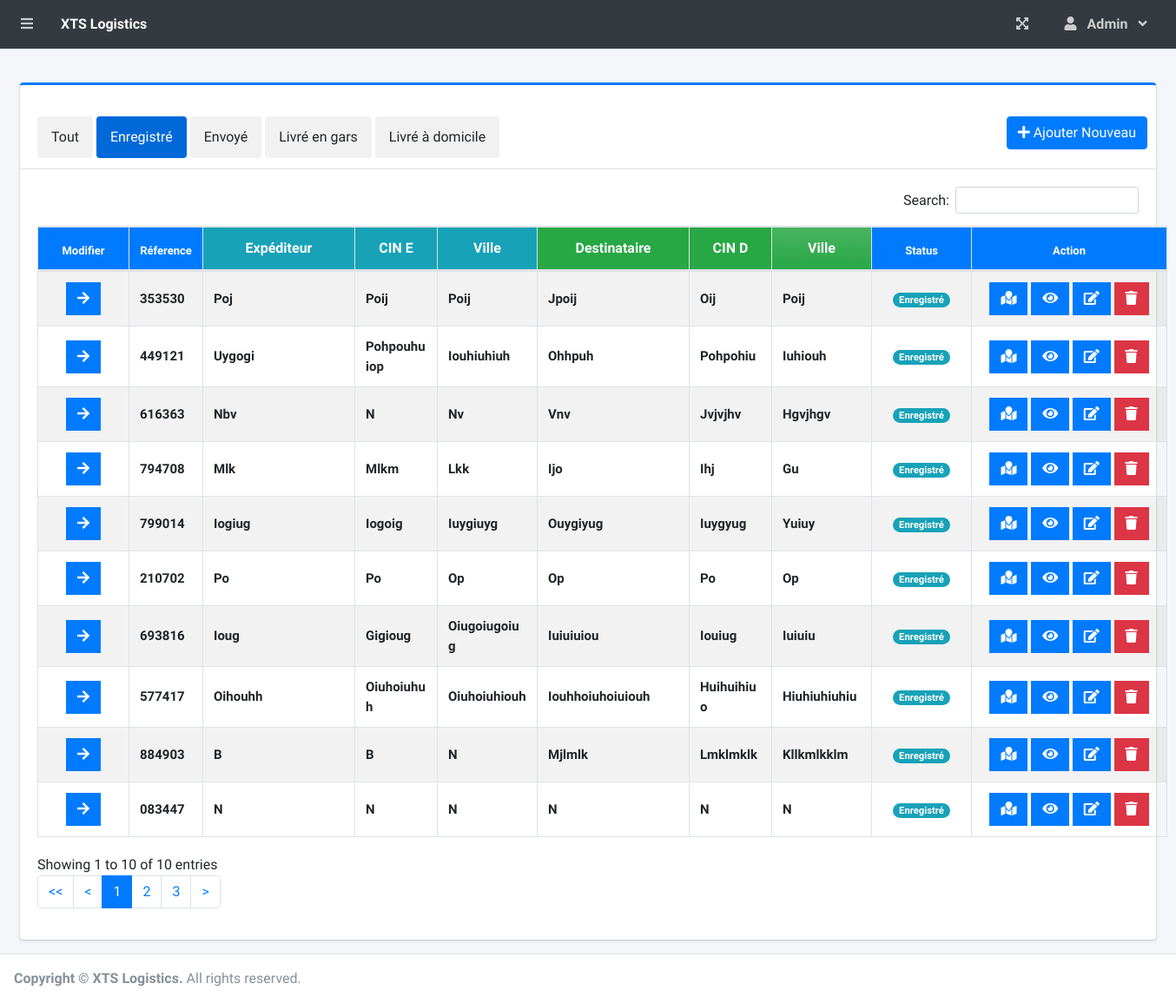
Page /index.php?page=parcel_list&s=0&p=1 (signed in) on the committed database.
### tables this page shows
CREATE TABLE `parcels` (
  `id` int(30) NOT NULL,
  `reference` varchar(100) NOT NULL,
  `expedition_number` varchar(100) NOT NULL,
  `sender_name` text NOT NULL,
  `sender_id` varchar(100) NOT NULL,
  `sender_city` varchar(100) NOT NULL,
  `sender_address` text DEFAULT NULL,
  `sender_contact` text NOT NULL,
  `recipient_name` text NOT NULL,
  `recipient_cin` varchar(100) NOT NULL,
  `recipient_city` text NOT NULL,
  `recipient_address` text NOT NULL,
  `recipient_contact` text NOT NULL,
  `type` int(1) NOT NULL COMMENT '1=Domicile, 2=Agence',
  `type_expedition` int(1) NOT NULL COMMENT '1=Express, 2=Simple',
  `from_branch_id` varchar(30) NOT NULL,
  `to_branch_id` varchar(30) NOT NULL,
  `weight` float NOT NULL,
  `number` int(11) NOT NULL,
  `taxateur` int(11) NOT NULL,
  `code_ramasseur` varchar(20) NOT NULL,
  `type_retour_de_fond` int(1) NOT NULL COMMENT '1=C/Espèce, 2=C/Chèque, 3=C/Traité',
  `price_retour_de_fond` float NOT NULL,
  `price_retour_bl` float NOT NULL,
  `transport` float NOT NULL,
  `manutention` float NOT NULL,
  `declared_value` float NOT NULL,
  `ramassage` float NOT NULL,
  `delivery` float NOT NULL,
  `avis` float NOT NULL,
  `enregistrement` float NOT NULL,
  `autre_frais` float NOT NULL,
  `price` float NOT NULL,
  `paid_price` float NOT NULL,
  `status` int(2) NOT NULL DEFAULT 0,
  `date_created` datetime NOT NULL DEFAULT current_timestamp()
);

### parcel_list.php (the view, shortened to what this page needs)
<?php include 'db_connect.php';
$num_page = $_GET['p'];
$num_page = ($num_page - 1)*10;
?>
<div class="col-xl-auto">
    <div class="card card-outline card-primary">
        <div class="card-header">
            <br>
            <div class="btn-group dropright">
                <div id="myBtnContainer">
                    <?php if (isset($_GET['s'])): ?>
                        <a id="btnf" class="btn btnf" href="./index.php?page=parcel_list&p=1"> Tout</a>
                        <?php if ($_GET['s'] == 0): ?>
                            <a id="btnf" class="btn btnf active" href="./index.php?page=parcel_list&s=0&p=<?php echo $_GET['p'] ?>"> Enregistré</a>
                        <?php else: ?>
                            <a id="btnf" class="btn btnf" href="./index.php?page=parcel_list&s=0&p=1"> Enregistré</a>
                        <?php endif; ?>
                        <?php if ($_GET['s'] == 1): ?>
                            <a id="btnf" class="btn btnf active" href="./index.php?page=parcel_list&s=1&p=<?php echo $_GET['p'] ?>"> Envoyé</a>
                        <?php else: ?>
                            <a id="btnf" class="btn btnf" href="./index.php?page=parcel_list&s=1&p=1"> Envoyé</a>
                        <?php endif; ?>
                        <?php if ($_GET['s'] == 2): ?>
                            <a id="btnf" class="btn btnf active" href="./index.php?page=parcel_list&s=2&p=<?php echo $_GET['p'] ?>"> Livré en
                                gars</a>
                        <?php else: ?>
                            <a id="btnf" class="btn btnf" href="./index.php?page=parcel_list&s=2&p=1"> Livré en gars</a>
                        <?php endif; ?>
                        <?php if ($_GET['s'] == 3): ?>
                            <a id="btnf" class="btn btnf active" href="./index.php?page=parcel_list&s=3&p=<?php echo $_GET['p'] ?>"> Livré à
                                domicile</a>
                        <?php else: ?>
                            <a id="btnf" class="btn btnf" href="./index.php?page=parcel_list&s=3&p=1"> Livré à domicile</a>
                        <?php endif; ?>
                    <?php endif; ?>
                </div>
            </div>
            <div class="card-tools">
                <a class="btn btn-primary"
                   href="./index.php?page=new_parcel"><i class="fa fa-plus"></i> Ajouter Nouveau</a>
            </div>
        </div>
                <div class="card-body">
            <table class="table table-bordered table-striped" id="list">
                <thead>
                <tr>
                    <th class="text-center bg-primary" style="width: 80px;font-size: small">Modifier</th>
                    <th class="text-center bg-primary" style="width: 60px;font-size: small">Réference</th>
                    <th class="text-center bg-info" style="width: 150px;font-size: medium">Expéditeur</th>
                    <th class="text-center bg-info" style="width: 70px;font-size: medium">CIN E</th>
                    <th class="text-center bg-info" style="width: 90px;font-size: medium">Ville</th>
                    <th class="text-center bg-success" style="width: 150px;font-size: medium">Destinataire</th>
                    <th class="text-center bg-success" style="width: 70px;font-size: medium">CIN D</th>
                    <th class="text-center bg-gradient-success" style="width: 90px;font-size: medium">Ville</th>
                    <th class="text-center bg-primary" style="width: 90px;font-size: small">Status</th>
                    <th class="text-center bg-primary" style="width: 200px;font-size: small">Action</th>
                </tr>
                </thead>
                <tbody>
                <?php
                $where = "";
                if (isset($_GET['s'])) {
                    $where = " where status = {$_GET['s']} ";
                }
                $qry = $conn->query("SELECT * from parcels $where  order by unix_timestamp(date_created) desc LIMIT $num_page,10");
                while ($row = $qry->fetch_assoc()):
                    ?>
                    <tr>
                        <td class="text-center">
                            <div class="btn-group fixed">
                                <?php if ($row['status'] == 0): ?>
                                    <button type="button" class="btn btn-primary btn-flat send_parcel"
                                            data-id="<?php echo $row['id'] ?>">
                                        <i class="fas fa-arrow-right"></i>
                                    </button>
                                <?php endif; ?>
                        </td>
                        <td><b><?php echo($row['reference']) ?></b></td>
                        <td><b><?php echo ucwords($row['sender_name']) ?></b></td>
                        <td><b><?php echo ucwords($row['sender_id']) ?></b></td>
                        <td><b><?php echo ucwords($row['sender_city']) ?></b></td>
                        <td><b><?php echo ucwords($row['recipient_name']) ?></b></td>
                        <td><b><?php echo ucwords($row['recipient_cin']) ?></b></td>
                        <td><b><?php echo ucwords($row['recipient_city']) ?></b></td>
                        <td class="text-center">
                                <?php
                            switch ($row['status']) {
                                default:
                                    echo "<span class='badge badge-pill badge-info'> Enregistré</span>";
                                    break;
                            }
                            ?>
                        </td>
                        <td class="text-center">
                            <a href="./index.php?page=track_br&br=<?php echo $row['reference'] ?>"
                               class="btn btn-primary btn-flat ">
                                <i class="fas fa-map-marked"></i>
                            </a>
                            <button type="button" class="btn btn-primary btn-flat view_parcel"
                                    data-id="<?php echo $row['id'] ?>">
                                <i class="fas fa-eye"></i>
                            </button>
                            <a href="index.php?page=edit_parcel&id=<?php echo $row['id'] ?>"
                               class="btn btn-primary btn-flat ">
                                <i class="fas fa-edit"></i>
                            </a>
                            <button type="button" class="btn btn-danger btn-flat delete_parcel"
                                    data-id="<?php echo $row['id'] ?>">
                                <i class="fas fa-trash"></i>
                            </button>
                        </td>
                    </tr>
                <?php endwhile; ?>
                </tbody>
            </table>
            <?php if (isset($_GET['s'])): ?>
                <?php if ($_GET['s'] == 0): ?>
                    <nav aria-label="page-buttons">
                        <ul class="pagination">
                            <li class="page-item"><a class="page-link" href="./index.php?page=parcel_list&s=0&p=1"><<</a></li>
                            <li class="page-item"><a class="page-link" href="./index.php?page=parcel_list&s=0&p=<?php if ($_GET['p'] > 1) {
                                    echo $_GET['p'] - 1;}else{ echo 1;} ?>"><</a></li>
                            <li class="page-item active"><a class="page-link" href="./index.php?page=parcel_list&s=0&p=<?php echo $_GET['p'] ?>"><?php echo $_GET['p'] ?></a></li>
                            <li class="page-item"><a class="page-link" href="./index.php?page=parcel_list&s=0&p=<?php echo $_GET['p'] + 1 ?>"><?php echo $_GET['p'] + 1 ?></a></li>
                            <li class="page-item"><a class="page-link" href="./index.php?page=parcel_list&s=0&p=<?php echo $_GET['p'] + 2 ?>"><?php echo $_GET['p'] + 2 ?></a></li>
                            <li class="page-item"><a class="page-link" href="./index.php?page=parcel_list&s=0&p=<?php echo $_GET['p'] + 1 ?>">> </a></li>
                        </ul>
                    </nav>
                <?php endif; ?>
            <?php endif; ?>
        </div>
    </div>
</div>

### index.php (shortened to what this page needs)
<!DOCTYPE html>
<html lang="en">
<?php
include 'header.php'
?>
<body class="hold-transition sidebar-collapse layout-fixed layout-navbar-fixed layout-footer-fixed">
<div class="wrapper">
    <?php include 'topbar.php' ?>
    <div class="content-wrapper">
        <div class="content-header">
        </div>
        <section class="content">
            <div class="container-fluid">
                <?php
                $page = isset($_GET['page']) ? $_GET['page'] : 'home';
                if (!file_exists($page . ".php")) {
                    include '404.html';
                } else {
                    include $page . '.php';
                }
                ?>
            </div>
        </section>
    </div>
    <footer class="main-footer">
        <strong>Copyright &copy; <a>XTS Logistics</a>.</strong>
        All rights reserved.
    </footer>
</div>
</body>
</html>

### header.php (shortened to what this page needs)
<head>
  <link rel="stylesheet" href="assets/plugins/fontawesome-free/css/all.min.css">
  <link rel="stylesheet" href="assets/plugins/overlayScrollbars/css/OverlayScrollbars.min.css">
  <link rel="stylesheet" href="assets/plugins/datatables-bs4/css/dataTables.bootstrap4.min.css">
  <link rel="stylesheet" href="assets/plugins/datatables-responsive/css/responsive.bootstrap4.min.css">
  <link rel="stylesheet" href="assets/plugins/datatables-buttons/css/buttons.bootstrap4.min.css">
  <link rel="stylesheet" href="assets/plugins/select2/css/select2.min.css">
  <link rel="stylesheet" href="assets/plugins/select2-bootstrap4-theme/select2-bootstrap4.min.css">
  <link rel="stylesheet" href="assets/plugins/sweetalert2-theme-bootstrap-4/bootstrap-4.min.css">
  <link rel="stylesheet" href="assets/plugins/toastr/toastr.min.css">
  <link rel="stylesheet" href="assets/plugins/dropzone/min/dropzone.min.css">
  <link rel="stylesheet" href="assets/dist/css/jquery.datetimepicker.min.css">
  <link rel="stylesheet" href="assets/plugins/icheck-bootstrap/icheck-bootstrap.min.css">
  <link rel="stylesheet" href="assets/plugins/bootstrap4-toggle/css/bootstrap4-toggle.min.css">
  <link rel="stylesheet" href="assets/dist/css/adminlte.min.css">
  <link rel="stylesheet" href="assets/dist/css/styles.css">
  <link rel="stylesheet" href="assets/plugins/summernote/summernote-bs4.min.css">
</head>

### topbar.php (shortened to what this page needs)
<nav class="main-header navbar navbar-expand navbar-dark">
  <ul class="navbar-nav">
    <?php if(isset($_SESSION['login_id'])): ?>
    <li class="nav-item">
      <a class="nav-link" data-widget="pushmenu" href="" role="button"><i class="fas fa-bars"></i></a>
    </li>
  <?php endif; ?>
    <li>
      <a class="nav-link text-white"  href="./" role="button">
          <large><b>XTS Logistics</b></large></a>
    </li>
  </ul>
  <ul class="navbar-nav ml-auto">
    <li class="nav-item">
      <a class="nav-link" data-widget="fullscreen" href="#" role="button">
        <i class="fas fa-expand-arrows-alt"></i>
      </a>
    </li>
   <li class="nav-item dropdown">
          <a class="nav-link"  data-toggle="dropdown" aria-expanded="true" href="javascript:void(0)">
            <span>
              <div class="d-felx badge-pill">
                <span class="fa fa-user mr-2"></span>
                <span><b><?php echo ucwords($_SESSION['login_firstname']) ?></b></span>
                <span class="fa fa-angle-down ml-2"></span>
              </div>
            </span>
          </a>
    </li>
  </ul>
</nav>

### parcel_list.php (style rules this page uses)
td { font-size: 15px; }
table { table-layout: fixed; }
table td { vertical-align: middle !important; }
#btnf { border: none; outline: none; padding: 12px 16px; background-color: #f1f1f1; cursor: pointer; }
#btnf.active { background-color: #0069D9; color: white; }

### rows in the picture
parcels: reference "353530", sender_name "Poj", sender "Poij", sender_city "Poij", recipient_name "Jpoij", recipient_cin "Oij", recipient_city "Poij", status "Enregistré"
parcels: reference "449121", sender_name "Uygogi", sender "Pohpouhuiop", sender_city "Iouhiuhiuh", recipient_name "Ohhpuh", recipient_cin "Pohpohiu", recipient_city "Iuhiouh", status "Enregistré"
parcels: reference "616363", sender_name "Nbv", sender "N", sender_city "Nv", recipient_name "Vnv", recipient_cin "Jvjvjhv", recipient_city "Hgvjhgv", status "Enregistré"
parcels: reference "794708", sender_name "Mlk", sender "Mlkm", sender_city "Lkk", recipient_name "Ijo", recipient_cin "Ihj", recipient_city "Gu", status "Enregistré"
parcels: reference "799014", sender_name "Iogiug", sender "Iogoig", sender_city "Iuygiuyg", recipient_name "Ouygiyug", recipient_cin "Iuygyug", recipient_city "Yuiuy", status "Enregistré"
parcels: reference "210702", sender_name "Po", sender "Po", sender_city "Op", recipient_name "Op", recipient_cin "Po", recipient_city "Op", status "Enregistré"
parcels: reference "693816", sender_name "Ioug", sender "Gigioug", sender_city "Oiugoiugoiug", recipient_name "Iuiuiuiou", recipient_cin "Iouiug", recipient_city "Iuiuiu", status "Enregistré"
parcels: reference "577417", sender_name "Oihouhh", sender "Oiuhoiuhuh", sender_city "Oiuhoiuhiouh", recipient_name "Iouhhoiuhoiuiouh", recipient_cin "Huihuihiuo", recipient_city "Hiuhiuhiuhiu", status "Enregistré"
parcels: reference "884903", sender_name "B", sender "B", sender_city "N", recipient_name "Mjlmlk", recipient_cin "Lmklmklk", recipient_city "Kllkmlkklm", status "Enregistré"
parcels: reference "083447", sender_name "N", sender "N", sender_city "N", recipient_name "N", recipient_cin "N", recipient_city "N", status "Enregistré"

### other values in the picture
$_SESSION['login_firstname'] "Admin"
$_GET['p'] "1"
$_GET['p'] + 1 "2"
$_GET['p'] + 2 "3"
